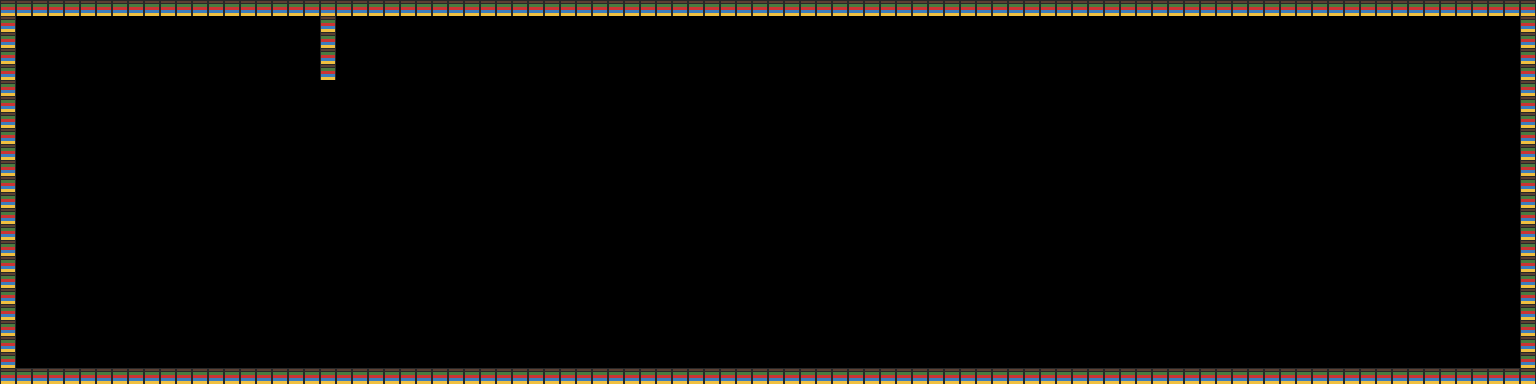

The image is a tile-based game level rendered from a .tmx file. Its description and complete source (layers, tilesets, objects, tile grids) follow:
An orthogonal 96x24 tile map with 16x16 px tiles, 1 tile layer (Terrain) and 15 objects (5x banana, 3x kritter, 2x zinger, player_spawn, banana_bunch, ...).

<map version="1.10" tiledversion="1.11.0" orientation="orthogonal" renderorder="right-down" width="96" height="24" tilewidth="16" tileheight="16" infinite="0">
 <tileset firstgid="1" name="tileset_placeholder" tilewidth="16" tileheight="16" tilecount="5" columns="5">
  <image source="../tileset_placeholder.png" width="80" height="16" />
 </tileset>
 <layer id="1" name="Terrain" width="96" height="24">
  <data encoding="csv">
1,1,1,1,1,1,1,1,1,1,1,1,1,1,1,1,1,1,1,1,1,1,1,1,1,1,1,1,1,1,1,1,1,1,1,1,1,1,1,1,1,1,1,1,1,1,1,1,1,1,1,1,1,1,1,1,1,1,1,1,1,1,1,1,1,1,1,1,1,1,1,1,1,1,1,1,1,1,1,1,1,1,1,1,1,1,1,1,1,1,1,1,1,1,1,1,
1,0,0,0,0,0,0,0,0,0,0,0,0,0,0,0,0,0,0,0,1,0,0,0,0,0,0,0,0,0,0,0,0,0,0,0,0,0,0,0,0,0,0,0,0,0,0,0,0,0,0,0,0,0,0,0,0,0,0,0,0,0,0,0,0,0,0,0,0,0,0,0,0,0,0,0,0,0,0,0,0,0,0,0,0,0,0,0,0,0,0,0,0,0,0,1,
1,0,0,0,0,0,0,0,0,0,0,0,0,0,0,0,0,0,0,0,1,0,0,0,0,0,0,0,0,0,0,0,0,0,0,0,0,0,0,0,0,0,0,0,0,0,0,0,0,0,0,0,0,0,0,0,0,0,0,0,0,0,0,0,0,0,0,0,0,0,0,0,0,0,0,0,0,0,0,0,0,0,0,0,0,0,0,0,0,0,0,0,0,0,0,1,
1,0,0,0,0,0,0,0,0,0,0,0,0,0,0,0,0,0,0,0,1,0,0,0,0,0,0,0,0,0,0,0,0,0,0,0,0,0,0,0,0,0,0,0,0,0,0,0,0,0,0,0,0,0,0,0,0,0,0,0,0,0,0,0,0,0,0,0,0,0,0,0,0,0,0,0,0,0,0,0,0,0,0,0,0,0,0,0,0,0,0,0,0,0,0,1,
1,0,0,0,0,0,0,0,0,0,0,0,0,0,0,0,0,0,0,0,1,0,0,0,0,0,0,0,0,0,0,0,0,0,0,0,0,0,0,0,0,0,0,0,0,0,0,0,0,0,0,0,0,0,0,0,0,0,0,0,0,0,0,0,0,0,0,0,0,0,0,0,0,0,0,0,0,0,0,0,0,0,0,0,0,0,0,0,0,0,0,0,0,0,0,1,
1,0,0,0,0,0,0,0,0,0,0,0,0,0,0,0,0,0,0,0,0,0,0,0,0,0,0,0,0,0,0,0,0,0,0,0,0,0,0,0,0,0,0,0,0,0,0,0,0,0,0,0,0,0,0,0,0,0,0,0,0,0,0,0,0,0,0,0,0,0,0,0,0,0,0,0,0,0,0,0,0,0,0,0,0,0,0,0,0,0,0,0,0,0,0,1,
1,0,0,0,0,0,0,0,0,0,0,0,0,0,0,0,0,0,0,0,0,0,0,0,0,0,0,0,0,0,0,0,0,0,0,0,0,0,0,0,0,0,0,0,0,0,0,0,0,0,0,0,0,0,0,0,0,0,0,0,0,0,0,0,0,0,0,0,0,0,0,0,0,0,0,0,0,0,0,0,0,0,0,0,0,0,0,0,0,0,0,0,0,0,0,1,
1,0,0,0,0,0,0,0,0,0,0,0,0,0,0,0,0,0,0,0,0,0,0,0,0,0,0,0,0,0,0,0,0,0,0,0,0,0,0,0,0,0,0,0,0,0,0,0,0,0,0,0,0,0,0,0,0,0,0,0,0,0,0,0,0,0,0,0,0,0,0,0,0,0,0,0,0,0,0,0,0,0,0,0,0,0,0,0,0,0,0,0,0,0,0,1,
1,0,0,0,0,0,0,0,0,0,0,0,0,0,0,0,0,0,0,0,0,0,0,0,0,0,0,0,0,0,0,0,0,0,0,0,0,0,0,0,0,0,0,0,0,0,0,0,0,0,0,0,0,0,0,0,0,0,0,0,0,0,0,0,0,0,0,0,0,0,0,0,0,0,0,0,0,0,0,0,0,0,0,0,0,0,0,0,0,0,0,0,0,0,0,1,
1,0,0,0,0,0,0,0,0,0,0,0,0,0,0,0,0,0,0,0,0,0,0,0,0,0,0,0,0,0,0,0,0,0,0,0,0,0,0,0,0,0,0,0,0,0,0,0,0,0,0,0,0,0,0,0,0,0,0,0,0,0,0,0,0,0,0,0,0,0,0,0,0,0,0,0,0,0,0,0,0,0,0,0,0,0,0,0,0,0,0,0,0,0,0,1,
1,0,0,0,0,0,0,0,0,0,0,0,0,0,0,0,0,0,0,0,0,0,0,0,0,0,0,0,0,0,0,0,0,0,0,0,0,0,0,0,0,0,0,0,0,0,0,0,0,0,0,0,0,0,0,0,0,0,0,0,0,0,0,0,0,0,0,0,0,0,0,0,0,0,0,0,0,0,0,0,0,0,0,0,0,0,0,0,0,0,0,0,0,0,0,1,
1,0,0,0,0,0,0,0,0,0,0,0,0,0,0,0,0,0,0,0,0,0,0,0,0,0,0,0,0,0,0,0,0,0,0,0,0,0,0,0,0,0,0,0,0,0,0,0,0,0,0,0,0,0,0,0,0,0,0,0,0,0,0,0,0,0,0,0,0,0,0,0,0,0,0,0,0,0,0,0,0,0,0,0,0,0,0,0,0,0,0,0,0,0,0,1,
1,0,0,0,0,0,0,0,0,0,0,0,0,0,0,0,0,0,0,0,0,0,0,0,0,0,0,0,0,0,0,0,0,0,0,0,0,0,0,0,0,0,0,0,0,0,0,0,0,0,0,0,0,0,0,0,0,0,0,0,0,0,0,0,0,0,0,0,0,0,0,0,0,0,0,0,0,0,0,0,0,0,0,0,0,0,0,0,0,0,0,0,0,0,0,1,
1,0,0,0,0,0,0,0,0,0,0,0,0,0,0,0,0,0,0,0,0,0,0,0,0,0,0,0,0,0,0,0,0,0,0,0,0,0,0,0,0,0,0,0,0,0,0,0,0,0,0,0,0,0,0,0,0,0,0,0,0,0,0,0,0,0,0,0,0,0,0,0,0,0,0,0,0,0,0,0,0,0,0,0,0,0,0,0,0,0,0,0,0,0,0,1,
1,0,0,0,0,0,0,0,0,0,0,0,0,0,0,0,0,0,0,0,0,0,0,0,0,0,0,0,0,0,0,0,0,0,0,0,0,0,0,0,0,0,0,0,0,0,0,0,0,0,0,0,0,0,0,0,0,0,0,0,0,0,0,0,0,0,0,0,0,0,0,0,0,0,0,0,0,0,0,0,0,0,0,0,0,0,0,0,0,0,0,0,0,0,0,1,
1,0,0,0,0,0,0,0,0,0,0,0,0,0,0,0,0,0,0,0,0,0,0,0,0,0,0,0,0,0,0,0,0,0,0,0,0,0,0,0,0,0,0,0,0,0,0,0,0,0,0,0,0,0,0,0,0,0,0,0,0,0,0,0,0,0,0,0,0,0,0,0,0,0,0,0,0,0,0,0,0,0,0,0,0,0,0,0,0,0,0,0,0,0,0,1,
1,0,0,0,0,0,0,0,0,0,0,0,0,0,0,0,0,0,0,0,0,0,0,0,0,0,0,0,0,0,0,0,0,0,0,0,0,0,0,0,0,0,0,0,0,0,0,0,0,0,0,0,0,0,0,0,0,0,0,0,0,0,0,0,0,0,0,0,0,0,0,0,0,0,0,0,0,0,0,0,0,0,0,0,0,0,0,0,0,0,0,0,0,0,0,1,
1,0,0,0,0,0,0,0,0,0,0,0,0,0,0,0,0,0,0,0,0,0,0,0,0,0,0,0,0,0,0,0,0,0,0,0,0,0,0,0,0,0,0,0,0,0,0,0,0,0,0,0,0,0,0,0,0,0,0,0,0,0,0,0,0,0,0,0,0,0,0,0,0,0,0,0,0,0,0,0,0,0,0,0,0,0,0,0,0,0,0,0,0,0,0,1,
1,0,0,0,0,0,0,0,0,0,0,0,0,0,0,0,0,0,0,0,0,0,0,0,0,0,0,0,0,0,0,0,0,0,0,0,0,0,0,0,0,0,0,0,0,0,0,0,0,0,0,0,0,0,0,0,0,0,0,0,0,0,0,0,0,0,0,0,0,0,0,0,0,0,0,0,0,0,0,0,0,0,0,0,0,0,0,0,0,0,0,0,0,0,0,1,
1,0,0,0,0,0,0,0,0,0,0,0,0,0,0,0,0,0,0,0,0,0,0,0,0,0,0,0,0,0,0,0,0,0,0,0,0,0,0,0,0,0,0,0,0,0,0,0,0,0,0,0,0,0,0,0,0,0,0,0,0,0,0,0,0,0,0,0,0,0,0,0,0,0,0,0,0,0,0,0,0,0,0,0,0,0,0,0,0,0,0,0,0,0,0,1,
1,0,0,0,0,0,0,0,0,0,0,0,0,0,0,0,0,0,0,0,0,0,0,0,0,0,0,0,0,0,0,0,0,0,0,0,0,0,0,0,0,0,0,0,0,0,0,0,0,0,0,0,0,0,0,0,0,0,0,0,0,0,0,0,0,0,0,0,0,0,0,0,0,0,0,0,0,0,0,0,0,0,0,0,0,0,0,0,0,0,0,0,0,0,0,1,
1,0,0,0,0,0,0,0,0,0,0,0,0,0,0,0,0,0,0,0,0,0,0,0,0,0,0,0,0,0,0,0,0,0,0,0,0,0,0,0,0,0,0,0,0,0,0,0,0,0,0,0,0,0,0,0,0,0,0,0,0,0,0,0,0,0,0,0,0,0,0,0,0,0,0,0,0,0,0,0,0,0,0,0,0,0,0,0,0,0,0,0,0,0,0,1,
1,0,0,0,0,0,0,0,0,0,0,0,0,0,0,0,0,0,0,0,0,0,0,0,0,0,0,0,0,0,0,0,0,0,0,0,0,0,0,0,0,0,0,0,0,0,0,0,0,0,0,0,0,0,0,0,0,0,0,0,0,0,0,0,0,0,0,0,0,0,0,0,0,0,0,0,0,0,0,0,0,0,0,0,0,0,0,0,0,0,0,0,0,0,0,1,
1,1,1,1,1,1,1,1,1,1,1,1,1,1,1,1,1,1,1,1,1,1,1,1,1,1,1,1,1,1,1,1,1,1,1,1,1,1,1,1,1,1,1,1,1,1,1,1,1,1,1,1,1,1,1,1,1,1,1,1,1,1,1,1,1,1,1,1,1,1,1,1,1,1,1,1,1,1,1,1,1,1,1,1,1,1,1,1,1,1,1,1,1,1,1,1
</data>
 </layer>
 <objectgroup id="2" name="Objects">
  <object id="1" type="player_spawn" x="56" y="120" width="16" height="16" />
  <object id="2" type="banana" x="192" y="184" width="16" height="16" />
  <object id="3" type="banana" x="224" y="184" width="16" height="16" />
  <object id="4" type="banana" x="256" y="184" width="16" height="16" />
  <object id="5" type="banana" x="392" y="232" width="16" height="16" />
  <object id="6" type="banana" x="424" y="232" width="16" height="16" />
  <object id="7" type="banana_bunch" x="492" y="248" width="16" height="16" />
  <object id="8" type="kritter" x="342" y="217" width="16" height="16" />
  <object id="9" type="kritter" x="592" y="217" width="16" height="16" />
  <object id="10" type="kritter" x="792" y="217" width="16" height="16" />
  <object id="11" type="zinger" x="442" y="312" width="16" height="16">
   <properties>
    <property name="patrol_min" type="int" value="392" />
    <property name="patrol_max" type="int" value="542" />
   </properties>
  </object>
  <object id="12" type="zinger" x="692" y="280" width="16" height="16">
   <properties>
    <property name="patrol_min" type="int" value="642" />
    <property name="patrol_max" type="int" value="792" />
   </properties>
  </object>
  <object id="13" type="dk_coin" x="992" y="232" width="16" height="16" />
  <object id="14" type="life_balloon" x="1192" y="184" width="16" height="16" />
  <object id="15" type="barrel" x="892" y="217" width="16" height="16" />
 </objectgroup>
</map>
